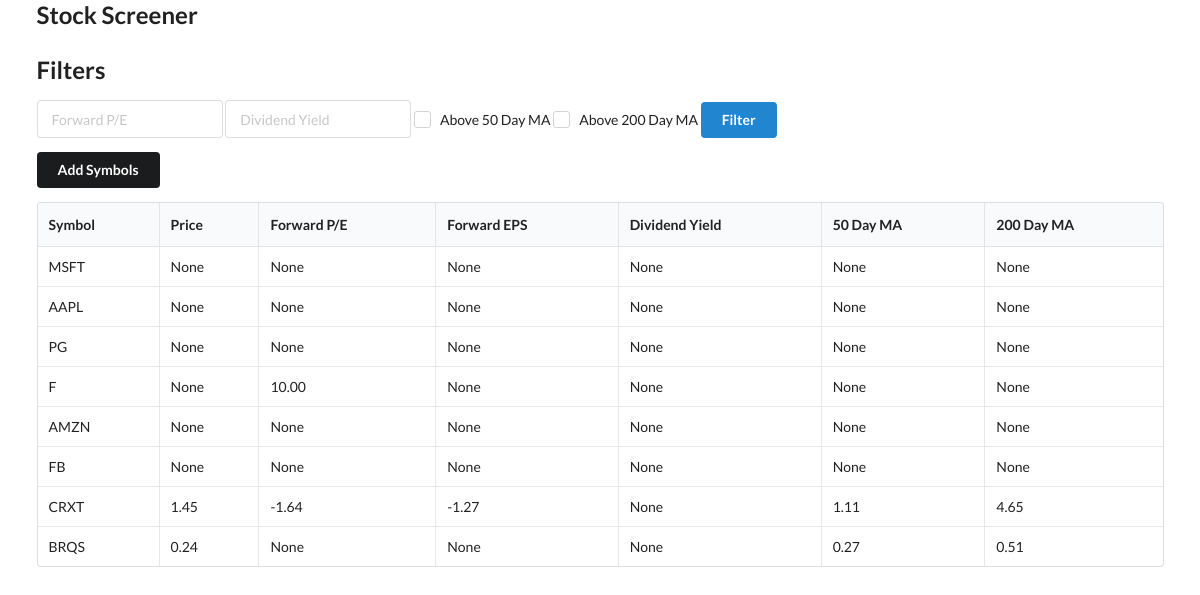
The page / on the database its author committed.
### models.py (models this page shows)
class Stock(Base):
    __tablename__ = "stocks"
    id = Column(Integer, primary_key=True, index=True)
    symbol = Column(String, unique=True, index=True)
    price = Column(Numeric(10, 2))
    forward_pe = Column(Numeric(10, 2))
    forward_eps = Column(Numeric(10, 2))
    dividend_yield = Column(Numeric(10, 2))
    ma50 = Column(Numeric(10, 2))
    ma200 = Column(Numeric(10, 2))

### main.py (the view)
@app.get("/")
def home(request: Request, forward_pe=None, dividend_yield=None, ma50=None, ma200=None, db: Session = Depends(get_db)):
    stocks = db.query(Stock)
    if forward_pe:
        stocks = stocks.filter(Stock.forward_pe < forward_pe)
    if dividend_yield:
        stocks = stocks.filter(Stock.dividend_yield > dividend_yield)
    if ma50:
        stocks = stocks.filter(Stock.price > Stock.ma50)
    if ma200:
        stocks = stocks.filter(Stock.price > Stock.ma200)
    stocks = stocks.all()
    return templates.TemplateResponse("home.html", {
        "request": request,
        "stocks": stocks,
        "dividend_yield": dividend_yield,
        "forward_pe": forward_pe,
        "ma200": ma200,
        "ma50": ma50
    })

### templates/home.html (shortened to what this page needs)
{% extends "layout.html" %}
{% block content %}
<h2>Filters</h2>
<form method="get">
<div class="ui input">
  <input name="forward_pe" type="text" placeholder="Forward P/E" value="{{ forward_pe or '' }}">
</div>
<div class="ui input">
  <input name="dividend_yield" type="text" placeholder="Dividend Yield" value="{{ dividend_yield or '' }}">
</div>
<div class="ui checkbox">
  <label>Above 50 Day MA</label>
</div>
<div class="ui checkbox">
  <label>Above 200 Day MA</label>
</div>
<button type="submit" class="ui button primary">Filter</button>
</form>
<button id="add_symbol" class="ui button secondary">Add Symbols</button>
<table class="ui celled table">
  <thead>
    <tr>
      <th>Symbol</th>
      <th>Price</th>
      <th>Forward P/E</th>
      <th>Forward EPS</th>
      <th>Dividend Yield</th>
      <th>50 Day MA</th>
      <th>200 Day MA</th>
    </tr>
  </thead>
  <tbody>
    {% for stock in stocks %}
    <tr>
      <td>{{ stock.symbol }}</td>
      <td>{{ stock.price }}</td>
      <td>{{ stock.forward_pe }}</td>
      <td>{{ stock.forward_eps }}</td>
      <td>{{ stock.dividend_yield }}</td>
      <td>{{ stock.ma50 }}</td>
      <td>{{ stock.ma200 }}</td>
    </tr>
    {% endfor %}
  </tbody>
</table>
{% endblock %}

### templates/layout.html (shortened to what this page needs)
<html lang="en">
<head>
    <link rel="stylesheet" href="https://cdn.jsdelivr.net/npm/semantic-ui@2.4.2/dist/semantic.min.css">
</head>
<body>
    <div class="ui container">
        <h2>Stock Screener</h2>
        {% block content %}
        {% endblock %}
    </div>
</body>
</html>

### rows shown on the page
Stock: symbol "MSFT", price "None", forward_pe "None", forward_eps "None", dividend_yield "None", ma50 "None", ma200 "None"
Stock: symbol "AAPL", price "None", forward_pe "None", forward_eps "None", dividend_yield "None", ma50 "None", ma200 "None"
Stock: symbol "PG", price "None", forward_pe "None", forward_eps "None", dividend_yield "None", ma50 "None", ma200 "None"
Stock: symbol "F", price "None", forward_pe "10.00", forward_eps "None", dividend_yield "None", ma50 "None", ma200 "None"
Stock: symbol "AMZN", price "None", forward_pe "None", forward_eps "None", dividend_yield "None", ma50 "None", ma200 "None"
Stock: symbol "FB", price "None", forward_pe "None", forward_eps "None", dividend_yield "None", ma50 "None", ma200 "None"
Stock: symbol "CRXT", price "1.45", forward_pe "-1.64", forward_eps "-1.27", dividend_yield "None", ma50 "1.11", ma200 "4.65"
Stock: symbol "BRQS", price "0.24", forward_pe "None", forward_eps "None", dividend_yield "None", ma50 "0.27", ma200 "0.51"
